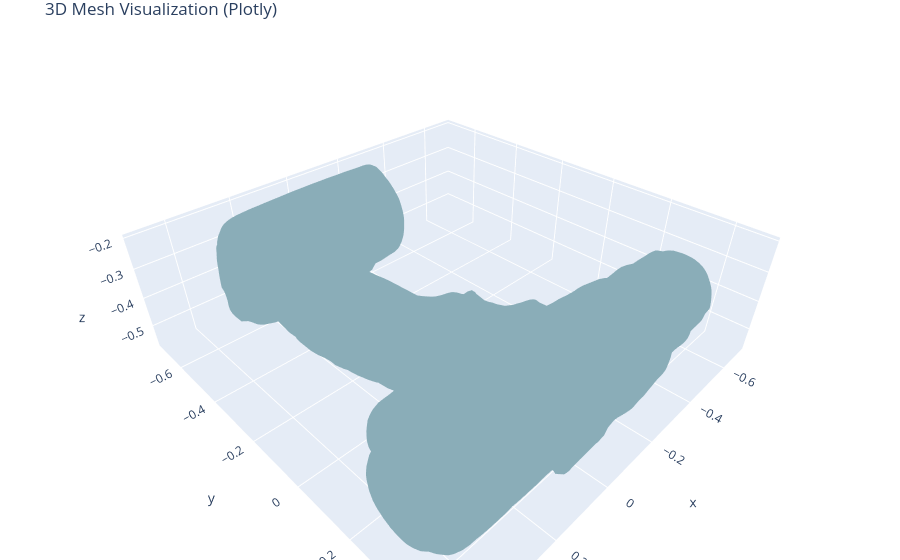

Notebook source saved alongside this figure:
### Code cell
cores = tt_svd_thres(data, threshold=0.1)
data_new = tt_svd_recon(cores).squeeze()
# x_train_new =x_train_recon.reshape(data.shape[0], -1)

num_elements = 0
for i in range(len(cores)):
    num_elements += cores[i].size
error = np.linalg.norm(data - data_new)
print("The l2 norm error is:", error)
print("The numbers of elements in tt-svd is:", num_elements)
d = torch.tensor(data_new)
mesh_vis(d)

### Figure 1 — Plotly figure (JSON) as saved in the notebook; plotly's stock layout.template omitted (floating-point values rounded to 4 significant figures; data arrays with more than 128 entries replaced by an {"elided": "..."} marker saying what was removed)
{"data": [{"color": "lightblue", "flatshading": true, "i": {"elided": "25908 int values"}, "j": {"elided": "25908 int values"}, "k": {"elided": "25908 int values"}, "name": "Mesh", "opacity": 1, "type": "mesh3d", "x": {"elided": "12956 float values"}, "y": {"elided": "12956 float values"}, "z": {"elided": "12956 float values"}}], "layout": {"margin": {"b": 0, "l": 0, "r": 0, "t": 30}, "scene": {"aspectmode": "data"}, "title": {"text": "3D Mesh Visualization (Plotly)"}}}
